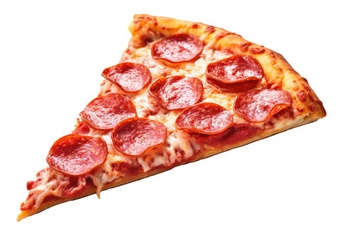
#> input picture Labs/Lab3/Images/pizza.jpg, 343 x 236 px, shrunk from 522 x 360 before the run, found by its file name
$ jupyter execute task1.ipynb   (shell and % lines are left out)
#> lines starting #> are read from the running program, lines starting #| are printed output that depends on the picture; after the words box and inside, x2 and y2 are one past the last pixel; in counts of white or black regions, pixels touching at a corner belong together
[cell 1]
import matplotlib.pyplot as plt
import numpy as np
import cv2

[cell 2]
img1 = cv2.imread("./pizza.jpg")
#> img1 is the input picture: shape (236, 343, 3); mean B, G, R 192.9, 203.2, 239.9
gray1 = cv2.cvtColor(img1, cv2.COLOR_RGB2GRAY)
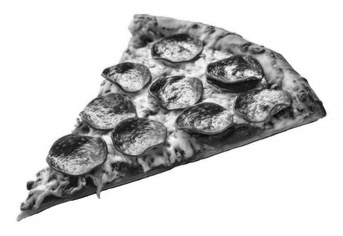
#> gray1: shape (236, 343); min 10, max 255, mean 204.3
gray1 = np.float32(gray1)

points1 = cv2.cornerHarris(gray1, 4, 7, 0.02)
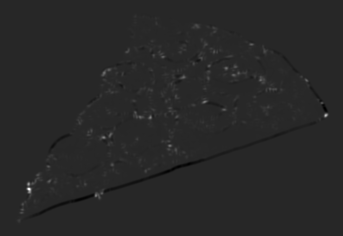
#> points1: shape (236, 343) float32; min -1.39e+11, max 7.48e+11, mean 2.03e+09; drawn with min black and max white
points1 = cv2.dilate(points1, None)

pointer1 = 0.01 * points1.max()
#> pointer1 = 7.48e+09
img1[points1 > pointer1] = [0, 255, 0]
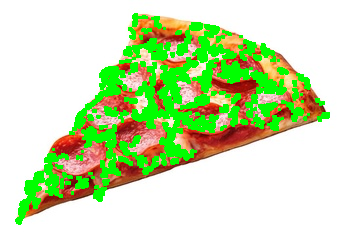
#> img1: shape (236, 343, 3); 17.32% of pixels changed, all inside (x1, y1, x2, y2) = (15, 13, 330, 225)

plt.imshow(img1, cmap='gray')

1. It is not detecting the pepperoni corectly. It is showing some points but not all the edges
2. One side if crust is correctly detected but other 2 side is not detected.
3. It can't detect chesse texture. Cause the area is has smooth intensity whoch leads to low gradient.

The Harris Corner Detection algorithm struggles with circular shapes and irregular toppings because it is designed to detect sharp, orthogonal intensity changes. It doesn't have smooth curves or irregular edges. Circular shapes have smooth edges with no sharp changes, and irregular toppings don't have clear corners, so the algorithm may miss them or detect incorrectly.

[cell 3]
img2 = cv2.imread("./cake.jpg")
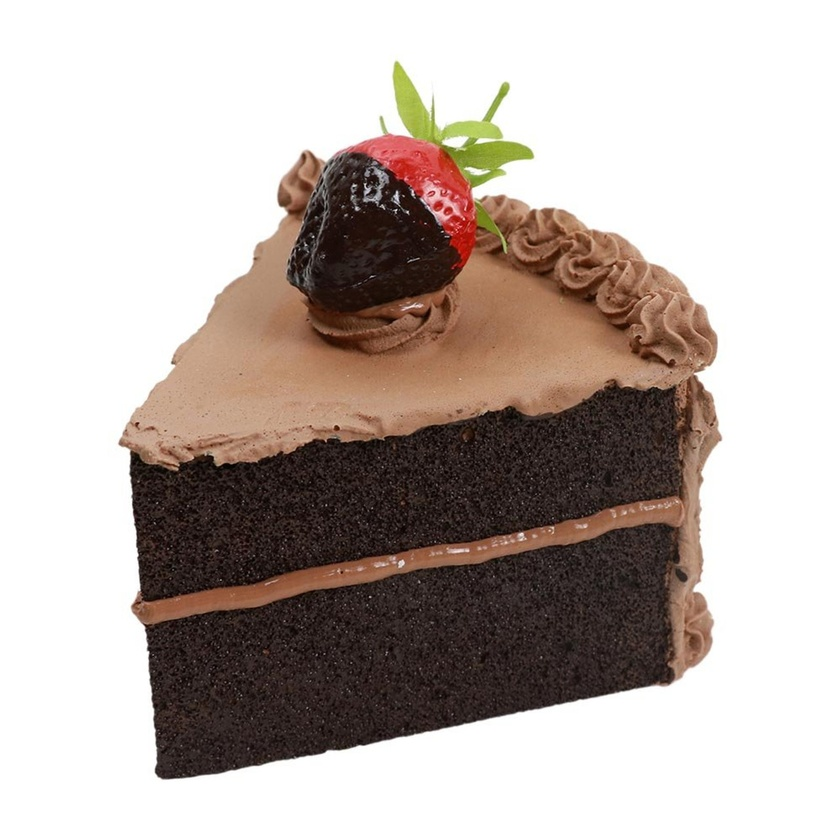
#> input picture Labs/Lab3/Images/cake.jpg, 840 x 840 px, shrunk from 1280 x 1280 before the run, found by its file name
#> img2 is the input picture: shape (840, 840, 3); mean B, G, R 172.6, 178.2, 188.8
gray2 = cv2.cvtColor(img2, cv2.COLOR_RGB2GRAY)
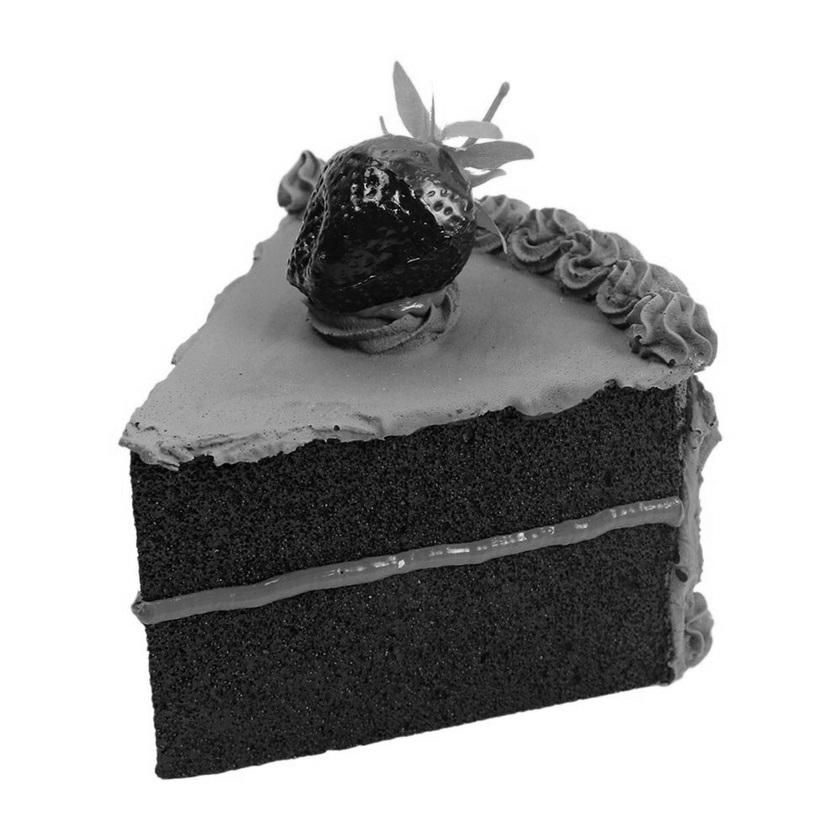
#> gray2: shape (840, 840); min 0, max 255, mean 177.7
gray2 = np.float32(gray2)

points2 = cv2.cornerHarris(gray2, 4, 7, 0.02)
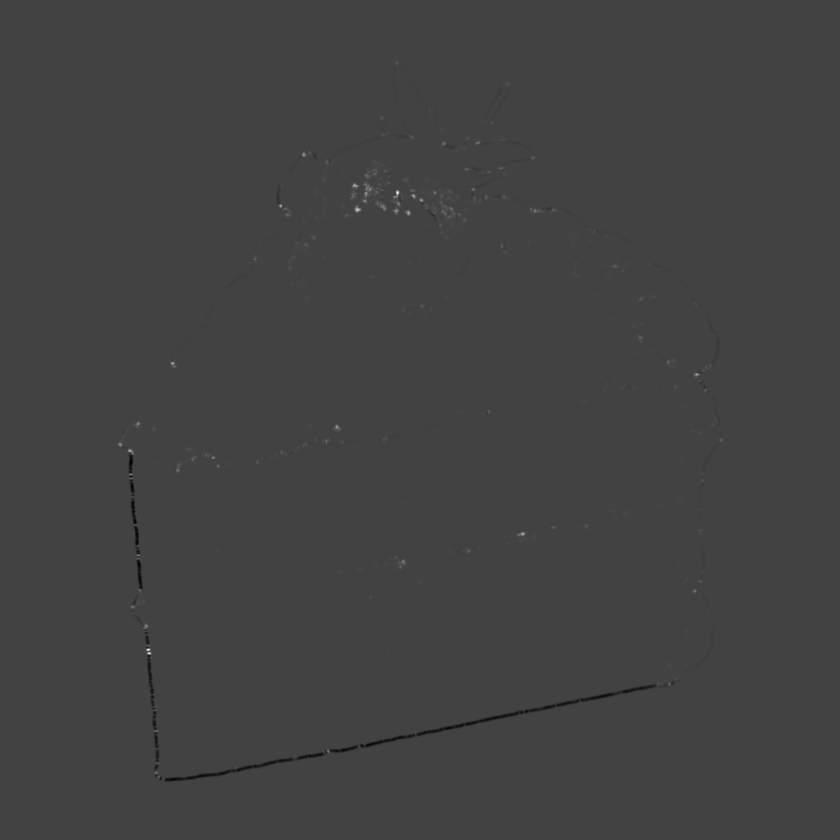
#> points2: shape (840, 840) float32; min -1.55e+11, max 4.4e+11, mean -101648992; drawn with min black and max white
points2 = cv2.dilate(points2, None)

pointer2 = 0.01 * points2.max()
#> pointer2 = 4.4e+09
img2[points2 > pointer2] = [0, 255, 0]
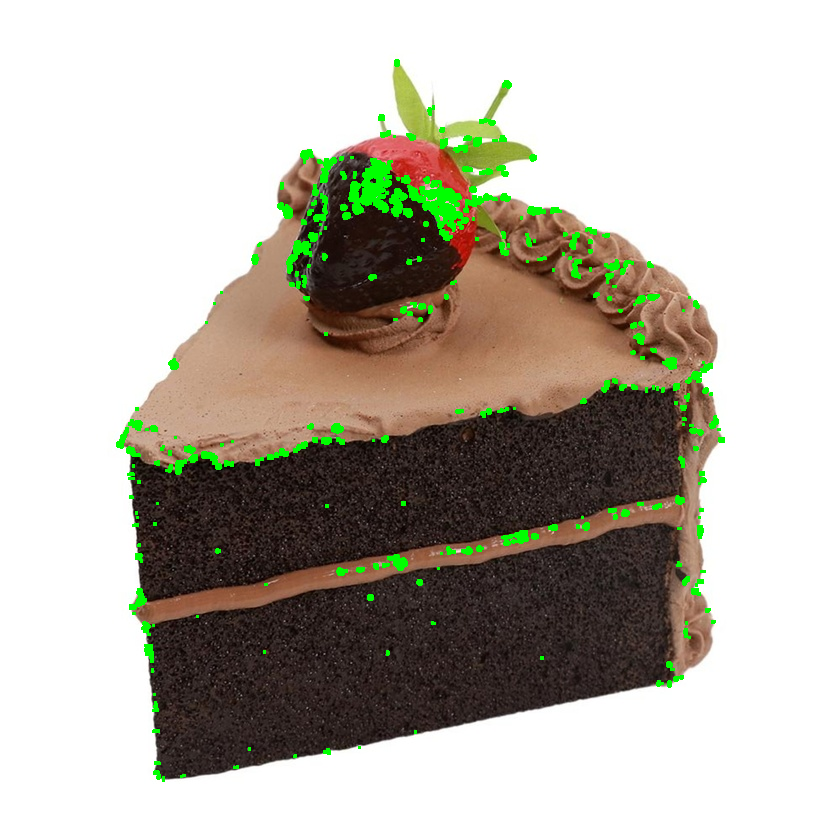
#> img2: shape (840, 840, 3); 2.29% of pixels changed, all inside (x1, y1, x2, y2) = (116, 59, 725, 782)


plt.imshow(img2, cmap='gray')
